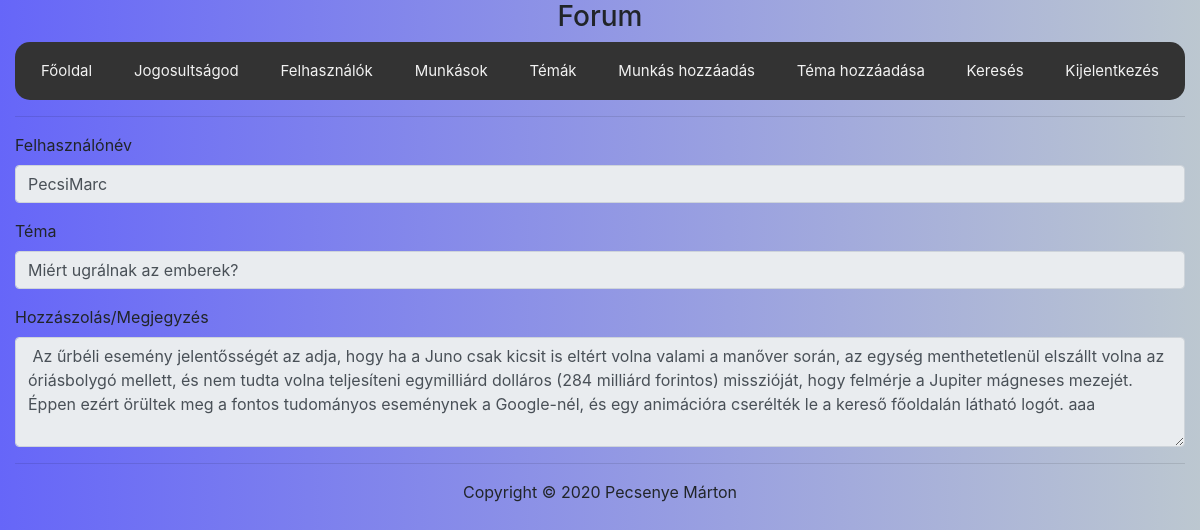
/index.php?P=forum_theme&f=1 (signed in), run on an earlier commit of the app's database.
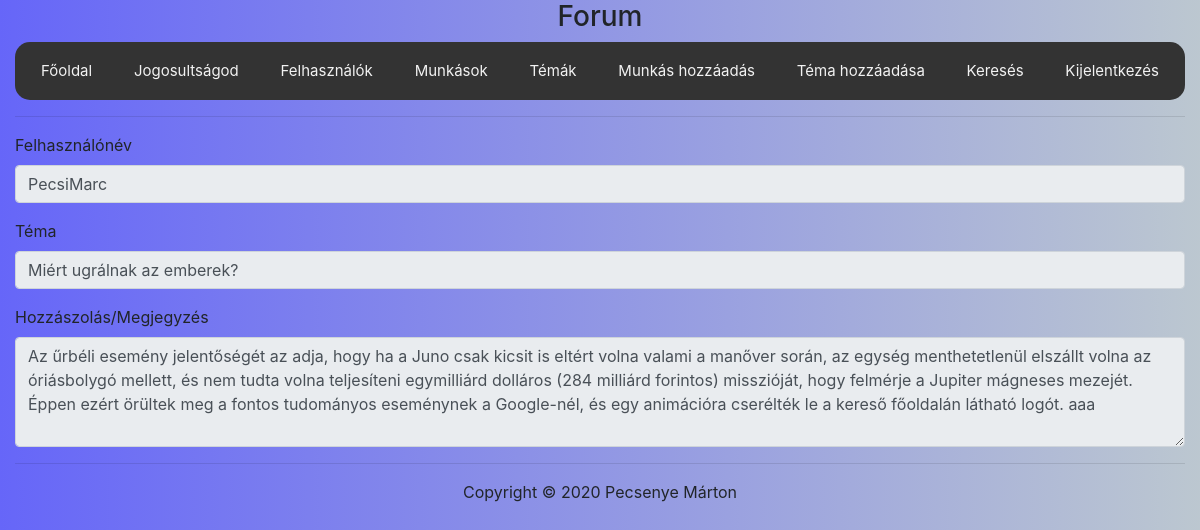
And on a later commit of the database.
### tables this page shows
CREATE TABLE IF NOT EXISTS `forum` (
  `id` int(11) NOT NULL AUTO_INCREMENT,
  `nickname` varchar(64) NOT NULL,
  `theme` varchar(64) NOT NULL,
  `comment` varchar(2500) NOT NULL,
  PRIMARY KEY (`id`)
);

### protected/database.php (called while the page is built, shortened)
<?php
function getConnection() {
	$connection = new PDO(DB_TYPE.':host='.DB_HOST.';dbname='.DB_NAME.';',DB_USER, DB_PASS);
	$connection->exec("SET NAMES '".DB_CHARSET."'");
	return $connection;
}
function getRecord($queryString, $queryParams = []) {
	$connection = getConnection();
	$statement = $connection->prepare($queryString);
	$success = $statement->execute($queryParams);
	$result = $success ? $statement->fetch(PDO::FETCH_ASSOC) : [];
	return $result;
}
?>

### protected/felulet/forum_theme.php (the view, shortened to what this page needs)
<?php
if(!array_key_exists('f', $_GET) || empty($_GET['f'])) :
	header('Location: index.php');
else:
	$query = "SELECT id,nickname,theme,comment FROM forum WHERE id = :id";
	$params = [':id' => $_GET['f']];
	$forum = getRecord($query, $params);
	if(empty($forum)) :
		header('Location: index.php');
	else : ?>
<form>
<div class="form-group">
    <label for="forumnickname">Felhasználónév </label><br/>
    <input type="text" class="form-control" id="forumnickname" name="nickname" value="<?=$forum['nickname']?>" readonly>
  </div>
  <div class="form-group">
    <label for="forumtheme">Téma </label><br/>
    <input type="text" class="form-control" id="forumtheme" name="theme"  value="<?=$forum['theme'] ?>" readonly>
  </div>
  <div class="form-group">
    <label for="forum">Hozzászolás/Megjegyzés </label><br/>
   	<textarea class="form-control" id="forumcomment"  rows="4" readonly><?=$forum['comment'] ?></textarea>
  </div>
</form>
	<?php endif;
endif;?>

What changed in the data, as far as the page shows it:
changed forum "PecsiMarc": comment "Az űrbéli esemény jelentősségét az adja, hogy ha…" → "Az űrbéli esemény jelentőségét az adja, hogy ha…"
